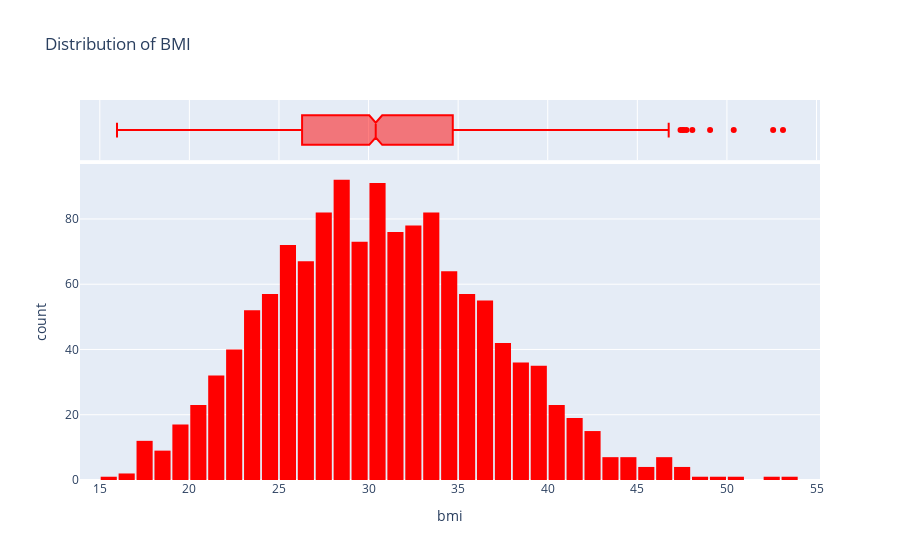

This figure's notebook cell:
### Code cell
fig = px.histogram(df,x='bmi',marginal='box',color_discrete_sequence=['red'],title='Distribution of BMI')
fig.update_layout(bargap=0.1)
fig.show()

### Figure 1 — Plotly figure (JSON) as saved in the notebook; plotly's stock layout.template omitted (floating-point values rounded to 4 significant figures; data arrays with more than 128 entries replaced by an {"elided": "..."} marker saying what was removed)
{"data": [{"alignmentgroup": "True", "bingroup": "x", "hovertemplate": "bmi=%{x}<br>count=%{y}<extra></extra>", "legendgroup": "", "marker": {"color": "red", "pattern": {"shape": ""}}, "name": "", "offsetgroup": "", "orientation": "v", "showlegend": false, "type": "histogram", "x": {"elided": "1338 float values"}, "xaxis": "x", "yaxis": "y"}, {"alignmentgroup": "True", "hovertemplate": "bmi=%{x}<extra></extra>", "legendgroup": "", "marker": {"color": "red"}, "name": "", "notched": true, "offsetgroup": "", "showlegend": false, "type": "box", "x": {"elided": "1338 float values"}, "xaxis": "x2", "yaxis": "y2"}], "layout": {"autosize": true, "bargap": 0.1, "barmode": "relative", "legend": {"tracegroupgap": 0}, "title": {"text": "Distribution of BMI"}, "xaxis": {"anchor": "y", "autorange": true, "domain": [0, 1], "range": [13.89, 55.2], "title": {"text": "bmi"}, "type": "linear"}, "xaxis2": {"anchor": "y2", "autorange": true, "domain": [0, 1], "matches": "x", "range": [13.89, 55.2], "showgrid": true, "showticklabels": false, "type": "linear"}, "yaxis": {"anchor": "x", "autorange": true, "domain": [0, 0.8316], "range": [0, 96.84], "title": {"text": "count"}}, "yaxis2": {"anchor": "x2", "autorange": true, "domain": [0.8416, 1], "matches": "y2", "range": [-0.5, 0.5], "showgrid": false, "showline": false, "showticklabels": false, "ticks": "", "type": "category"}}}
